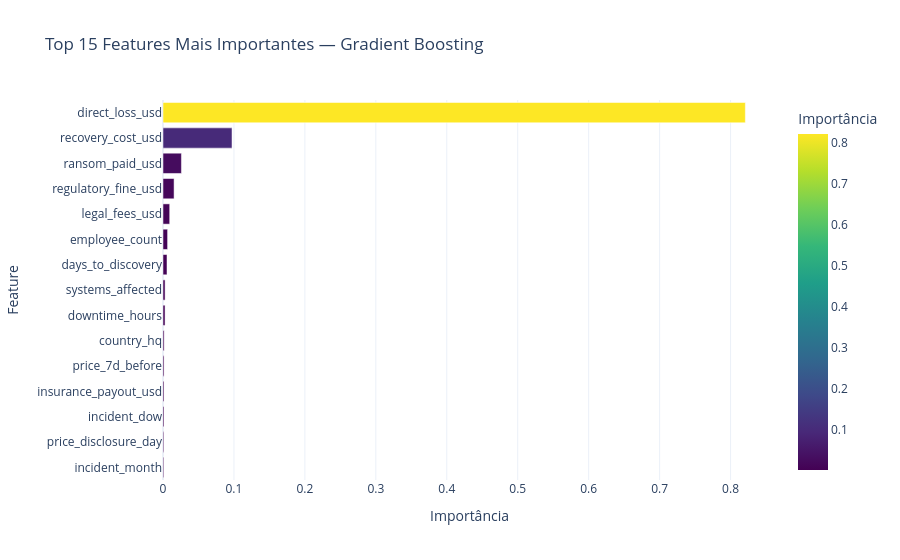

Source (notebook cell):
### Code cell
# ============================================================
# 8.8 - Feature Importance (melhor modelo)
# ============================================================
importances = best_model.feature_importances_
feat_imp = pd.DataFrame({
    "feature": X.columns,
    "importance": importances
}).sort_values("importance", ascending=True).tail(15)

fig_fi = px.bar(
    feat_imp,
    x="importance",
    y="feature",
    orientation="h",
    title=f"Top 15 Features Mais Importantes — {best_model_name}",
    labels={"importance": "Importância", "feature": "Feature"},
    color="importance",
    color_continuous_scale="Viridis"
)
fig_fi.update_layout(template="plotly_white", showlegend=False)
fig_fi.show()

### Figure 1 — Plotly figure (JSON) as saved in the notebook; plotly's stock layout.template omitted (floating-point values rounded to 4 significant figures)
{"data": [{"hovertemplate": "Importância=%{marker.color}<br>Feature=%{y}<extra></extra>", "legendgroup": "", "marker": {"color": [0.001083, 0.001126, 0.001411, 0.001425, 0.001467, 0.001586, 0.002895, 0.002938, 0.005633, 0.006464, 0.009445, 0.0156, 0.02597, 0.09728, 0.8208], "coloraxis": "coloraxis", "pattern": {"shape": ""}}, "name": "", "orientation": "h", "showlegend": false, "textposition": "auto", "type": "bar", "x": [0.001083, 0.001126, 0.001411, 0.001425, 0.001467, 0.001586, 0.002895, 0.002938, 0.005633, 0.006464, 0.009445, 0.0156, 0.02597, 0.09728, 0.8208], "xaxis": "x", "y": ["incident_month", "price_disclosure_day", "incident_dow", "insurance_payout_usd", "price_7d_before", "country_hq", "downtime_hours", "systems_affected", "days_to_discovery", "employee_count", "legal_fees_usd", "regulatory_fine_usd", "ransom_paid_usd", "recovery_cost_usd", "direct_loss_usd"], "yaxis": "y"}], "layout": {"barmode": "relative", "coloraxis": {"colorbar": {"title": {"text": "Importância"}}, "colorscale": [[0, "#440154"], [0.1111, "#482878"], [0.2222, "#3e4989"], [0.3333, "#31688e"], [0.4444, "#26828e"], [0.5556, "#1f9e89"], [0.6667, "#35b779"], [0.7778, "#6ece58"], [0.8889, "#b5de2b"], [1, "#fde725"]]}, "legend": {"tracegroupgap": 0}, "showlegend": false, "title": {"text": "Top 15 Features Mais Importantes — Gradient Boosting"}, "xaxis": {"anchor": "y", "domain": [0, 1], "title": {"text": "Importância"}}, "yaxis": {"anchor": "x", "domain": [0, 1], "title": {"text": "Feature"}}}}
